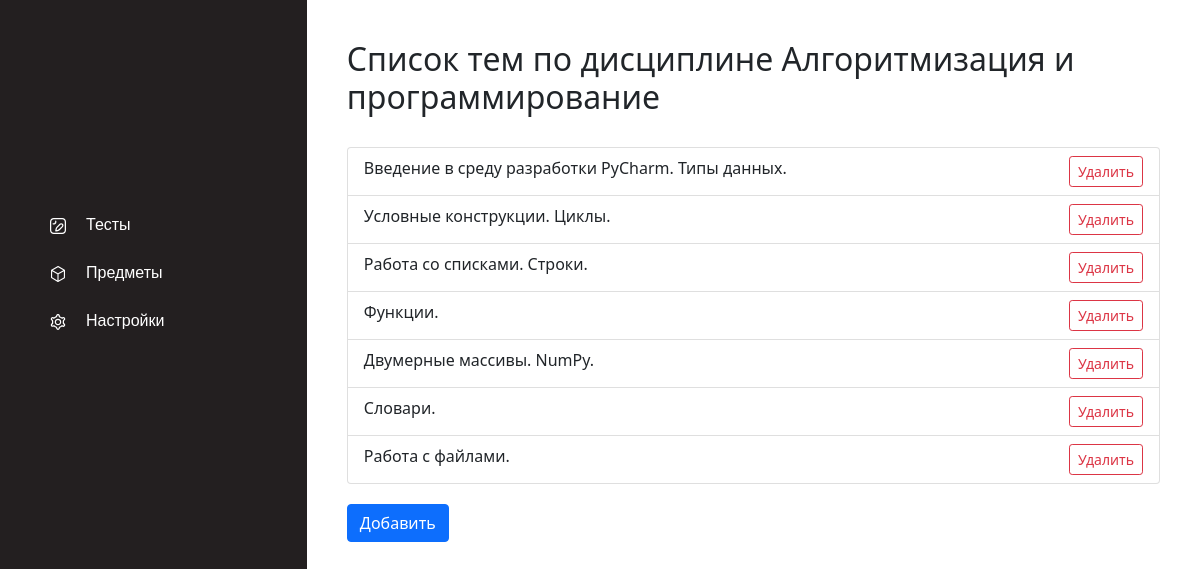
The app's page /subjects/topics/?subject=1 (signed in), older data.
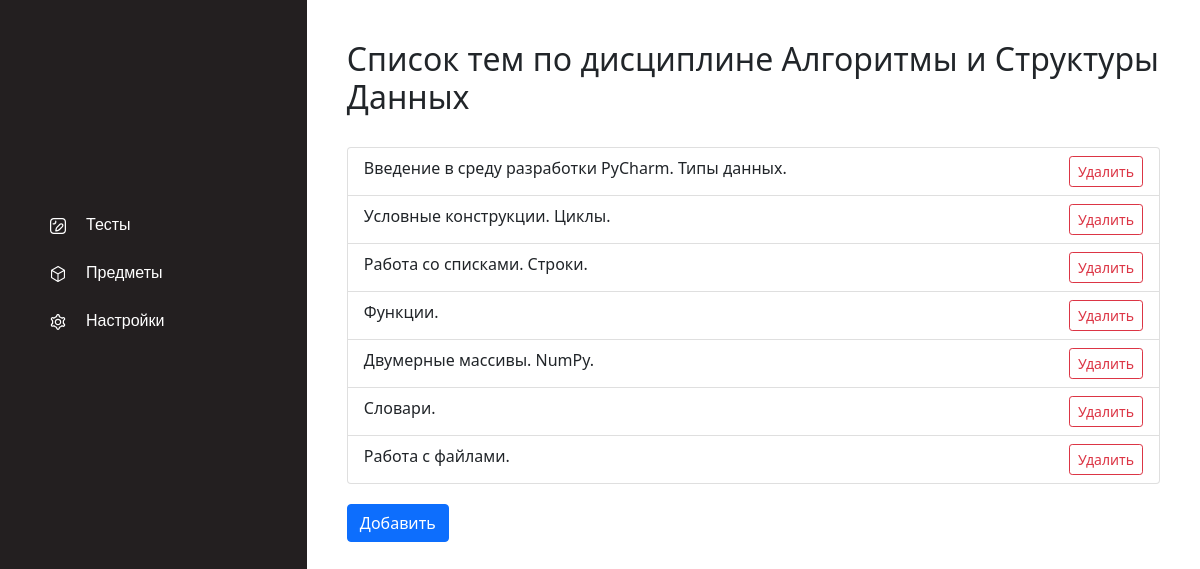
The same page, newer data.
### tests/models.py (models this page shows)
class Subject(models.Model):
    name = models.CharField(max_length=50)

### results/views.py (the view)
# urls.py: path('topics/', views.show_topics, name='show topics'),
@login_required(login_url='/account/auth/', redirect_field_name='')
def show_topics(request):
    subject = Subject.objects.get(id=request.GET.get("subject"))
    return render(request, 'subjects/topics.html', {'data': Topic.objects.filter(subject=subject), 'subject': subject})

### templates/subjects/topics.html (shortened to what this page needs)
{% extends "tests/../base.html" %}
{% block content %}
    <h2 style="margin-bottom: 30px">Список тем по дисциплине {{ subject.name }}</h2>
    <ul class="list-group">
    {% for topic in data %}
        <li class="list-group-item">
            <div class="row justify-content-between">
                <div class="col-auto">{{ topic.name }}</div>
                <div class="col-auto">
                    <a href="remove/?topic={{ topic.id }}"><button type="button" class="btn btn-outline-danger btn-sm">Удалить</button></a>
                </div>
            </div>
        </li>
    {% endfor %}
    </ul>
    <button type="button" class="btn btn-primary" data-bs-toggle="modal" data-bs-target="#exampleModal" style="margin-top: 20px">Добавить</button>
{% endblock content %}

Row changes from the older to the newer data that the page shows:
changed Subject: name "Алгоритмизация и программирование" → "Алгоритмы и Структуры Данных"
